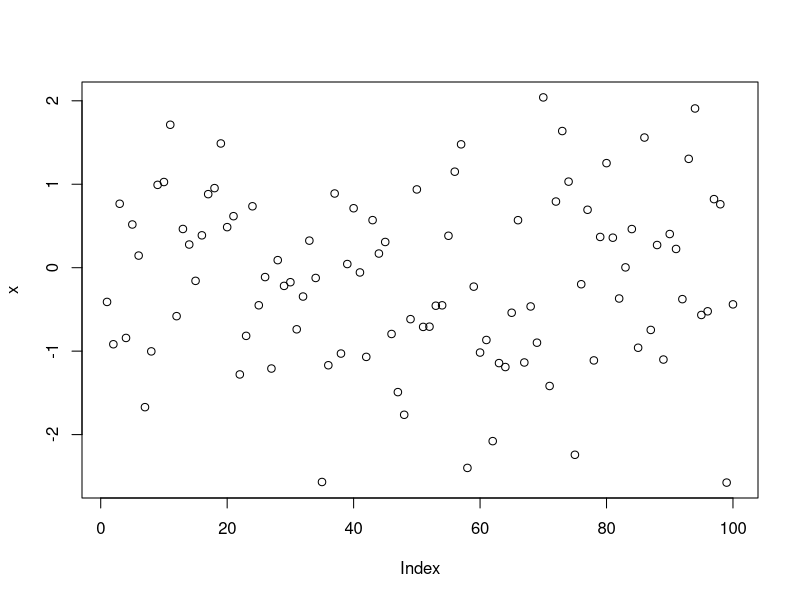

R code for this plot:
# Author    : allqoow
# Contact   : allqoow@gmail.com
# Started on: 20161030(yyyymmdd)
# Project   : exerciseML(Exercise for Microeconometrics)

# 5
x = rnorm(100)
plot(x)